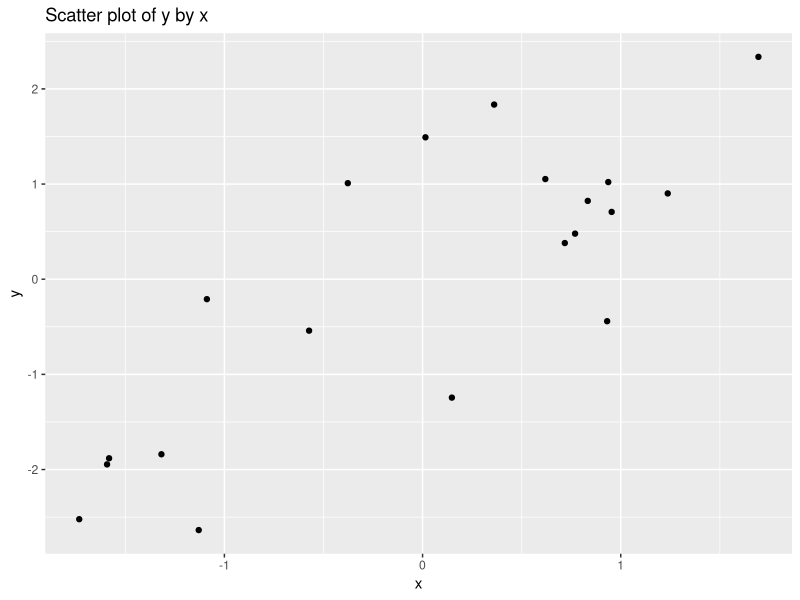

This figure's R source:
## ---- chunk 1
knitr::opts_chunk$set(echo = TRUE, eval = TRUE, collapse = TRUE, comment = "#>")
options(htmltools.dir.version = FALSE)
htmltools::tagList(rmarkdown::html_dependency_font_awesome())
library(tidyverse)
## ---- chunk 2
## 20 observations from random normal distribution
x <- rnorm(20)
## x + 20 observations from random normal distribution
y <- rnorm(20) + x
## data frame
df <- data.frame(x, y)
## scatter plot
ggplot(df, aes(x, y)) + 
  geom_point() + 
  labs(title = "Scatter plot of y by x")
## ---- chunk 3
## 20 observations from random normal distribution
x <- rnorm(20)
## x + 20 observations from random normal distribution
y <- rnorm(20) + x
## create data frame
df <- data.frame(x, y)

## print
head(df)
## ---- chunk 4
## sample twenty values from numbers 1,2,3,4,5,6
x <- sample(c(1, 2, 3, 4, 5, 6), 20, replace = TRUE)
## sample twenty more, add them with x, and then divide by 2
y <- round((x + sample(c(1, 2, 3, 4, 5, 6), 20, replace = TRUE)) / 2, 0)
## create data frame
df_ordered <- data.frame(x, y)

## print
head(df_ordered)
## ---- chunk 5
## using cor defaults
cor(df$x, df$y)
## ---- chunk 6
## pearson product-moment correlation
cor(df$x, df$y, method = "pearson", use = "complete.obs")
## ---- chunk 7
## pearson product-moment correlation
cor(df_ordered$x, df_ordered$y, method = "pearson")
## ---- chunk 8
## spearman rho correlation
cor(df_ordered$x, df_ordered$y, method = "spearman")
## ---- chunk 9
## correlation test
cor.test(df$x, df$y)
## ---- chunk 10
## correlation sig test
cor.test(df$x, df$y, method = "pearson") %>%
  broom::tidy() %>% head()
## ---- chunk 11
## correlation sig test
cor.test(df$x, df$y, method = "spearman") %>%
  broom::tidy() %>% head()
## ---- chunk 12
## first person's responses
person1 <- c(1, 2, 1, 7)

## second person's responses
person2 <- c(6, 6, 5, 2)
